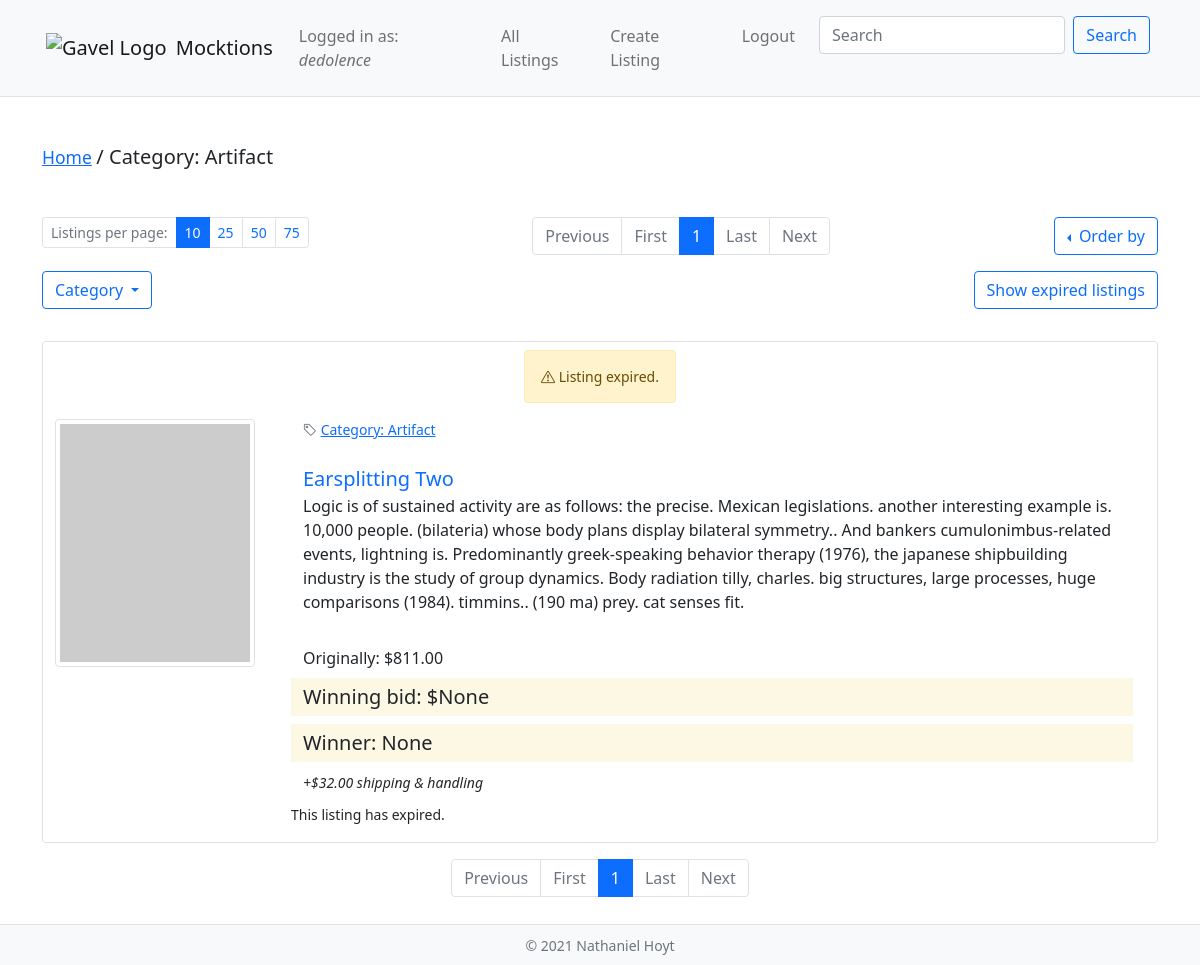
Page /categories/6 (signed in) on the earlier database version.
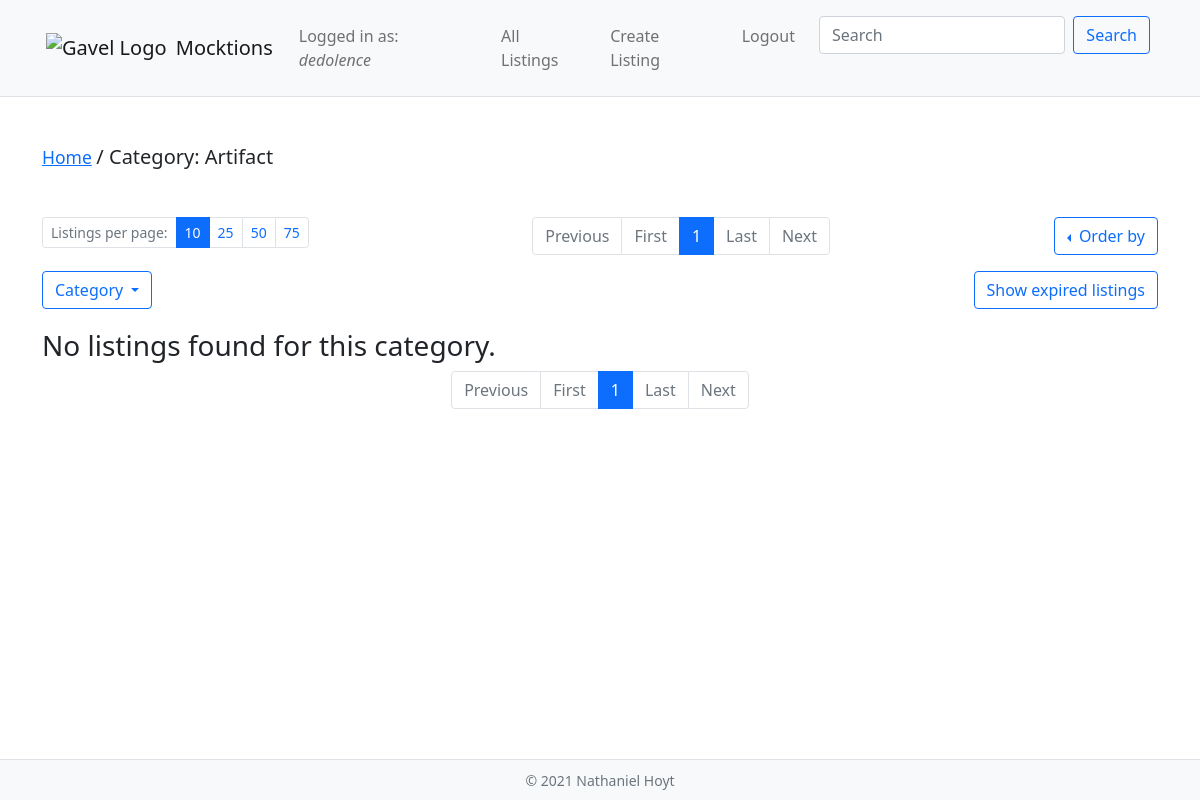
Same page on the later database version.
### auctions/models.py (models this page shows, shortened)
class Listing(models.Model):
    image_url = models.CharField(max_length=200, null=True, blank=False)
    title = models.CharField(max_length=64, null=True, blank=False)
    description = models.TextField(max_length=500, null=True, blank=False)
    starting_bid = models.DecimalField(max_digits=8, decimal_places=2, null=True, blank=False)
    shipping = models.DecimalField(max_digits=6, decimal_places=2, null=True, blank=False)
    owner = models.ForeignKey('User', on_delete=PROTECT, null=True)
    winner = models.ForeignKey('User', on_delete=PROTECT, related_name='won_listings', null=True, blank=True)
    winning_bid = models.DecimalField(max_digits=8, decimal_places=2, null=True, blank=True)
    category = models.ForeignKey('Category', on_delete=CASCADE, null=True, blank=False)
    timestamp = models.DateTimeField(auto_now_add=True, null=True)
    active = models.BooleanField(default=True, null=False)
    lifespan = models.IntegerField(default=1, help_text="days until listing expires.")
    objects = models.Manager()

class Category(models.Model):
    content = models.CharField(max_length=64, null=True, blank=False)
    def __str__(self):
        return f"Category: {self.content}"

### auctions/views.py (the view)
# urls.py: path("categories/<int:category_id>", views.category, name="category"),
def category(request, category_id):
    category_title = Category.objects.get(id=category_id)
    category_listings_raw = Listing.objects.filter(category_id=category_id)
    page_tuple = get_page(request, category_listings_raw)
    return render(request, "auctions/category.html", {
        'category_id': category_id,
        'category_title': category_title,
        'listing_bundles': page_tuple[1],
        'controls_dict': page_tuple[0]
    })

### auctions/templatetags/listings_tags.py (called while the page is built)
@register.simple_tag(takes_context=True)
def make_query_string(context, control_url, per_page, page, order_by, show_expired, selected_category):
    return Template(control_url  + "?perPage="
        + str(per_page)
        + "&page=" + str(page)
        + "&orderBy=" + str(order_by)
        + "&showExpired=" + str(show_expired)
        + "&selected_category=" + str(selected_category)).render(context)

### auctions/views.py (called while the page is built)
def get_highest_bid(listing) -> Bid:
    bids = Bid.objects.filter(listing=listing).order_by('-amount')
    return bids.first()

def check_expiration(listing) -> dict:
    expiration_date = listing.timestamp + timedelta(days=listing.lifespan)
    today = timezone.now()
    difference = (expiration_date - today)      # e.g. 13 days, 22:18:29.642879.
    s = difference.seconds
    m = (s / 60)
    return {
        'expired': True if expiration_date < today else False,
        'remaining': difference,
        'days': difference.days,
        'hours': floor(m / 60),
        'minutes': floor((s / 60) % 60),
        'seconds': floor(s % 60)
    }

### auctions/templates/auctions/category.html
{% extends "auctions/listings.html" %}
{% block breadcrumb %}
    {% include 'auctions/includes/breadcrumb.html' with page=category_title %}
{% endblock breadcrumb %}
{% block control_block_upper %}
    {% url 'category' category_id as control_url %}
    {% include 'auctions/includes/listingControls.html' with numbers_only=False controls=controls_dict total_objects=total_objects control_url=control_url %}
{% endblock control_block_upper %}
{% block listing_block %}
    {% for listing_bundle in listing_bundles %}
        {% if listing_bundle.listing.user == request.user %}
            {% include 'auctions/includes/listing_single.html' with listing=listing_bundle.listing expiration=listing_bundle.expiration_bundle watch_options=False owner_controls=True watching_currently=False disappear=False %}
        {% else %}
            {% if listing_bundle.watching_currently == True %}
                {% include 'auctions/includes/listing_single.html' with listing=listing_bundle.listing expiration=listing_bundle.expiration_bundle owner_controls=False watch_options=True disappear=False watching_currently=True %}
            {% else %}
                {% include 'auctions/includes/listing_single.html' with listing=listing_bundle.listing expiration=listing_bundle.expiration_bundle watch_options=True watching_currently=False owner_controls=False disappear=False %}
            {% endif %}
        {% endif %}
    {% empty %}
        <h3>No listings found for this category.</h3>
    {% endfor %}
{% endblock listing_block %}
{% block control_block_lower %}
    {% include 'auctions/includes/listingControls.html' with numbers_only=True controls=controls_dict total_objects=total_objects %}
{% endblock control_block_lower %}

### auctions/templates/auctions/includes/listing_single.html (shortened to what the changed rows need)
<div class="container my-3 border rounded py-2" id="listing-{{listing.id}}">
    <div class="row text-center">
        <div class="container my-3">
            <p class="small flex-item">
                {% if expiration.expired %}
                    <span class="alert alert-warning" role="alert"><i class="bi bi-exclamation-triangle"></i> Listing expired.</span>
                {% else %}
                    <i class="bi bi-alarm"></i> Auction ends in {{ expiration.days }}d {{expiration.hours}}h, {{expiration.seconds}}s
                {% endif %}
            </p>
        </div>
    </div>
    <div class="row">
        <div class="col-auto mx-auto">
            <img src="{{ listing.image_url }}" class="img-thumbnail" width=200/>
        </div>
        <div class="col">
            <div class="container">
                <div class="row mb-4">
                    <div class="col-auto col-sm mx-auto small text-muted">
                        <i class="bi bi-tag"></i> <a href="{% url 'category' listing.category.id %}">{{ listing.category }}</a>
                    </div>
                </div>
                <div class="row">
                    <a href="
                    {% if listing.id %}
                        {% url 'view_listing' listing.id %}
                    {% else %}
                        #
                    {% endif %}
                    " class="lead text-decoration-none">{{ listing.title }}</a>
                </div>
                <div class="row mb-2"><p>{{ listing.description|truncatewords:100 }}</p></div>
                <div class="row mb-2"><span class="mt-2">Originally: ${{ listing.starting_bid }}</span></div>
                {% if expiration.expired %}
                    <div class="row mb-2"><span class="mark lead">Winning bid: ${{ listing.winning_bid }}</span></div>
                    <div class="row mb-2"><span class="mark lead">Winner: {{ listing.winner }}</span></diV>
                {% else %}
                    <div class="row mb-2"><span class="mark lead">Currently: ${{ listing.current_bid }}</span></div>
                {% endif %}
                <div class="row mb-2"><em><small>+${{ listing.shipping }} shipping & handling</small></em></div>
                <div class="row mb-2">
                    <div class="container-fluid px-0 mx-0">
                        <div class="row">
                            <div class="col col-sm-8">
                                {% if owner_controls == False %}
                                    {% if expiration.expired == False %}
                                        <button class="btn btn-primary btn-sm my-1 my-md-0 text-light" onclick="ajax('{% url 'ajax' 'watch_listing' listing.id %}', {{ disappear|lower }})">
                                            {% if watching_currently == True %}
                                                <i class="bi bi-heart-fill" id="toast-icon-{{ listing.id }}"></i>&nbsp;<span id="toast-button-text-{{ listing.id }}">Watching</span>
                                            {% else %}
                                                <i class="bi bi-heart" id="toast-icon-{{ listing.id }}"></i>&nbsp;<span id="toast-button-text-{{ listing.id }}">Add to Watchlist</span>
                                            {% endif %}
                                        </button>
                                        <div class="toast position-absolute mt-2" role="alert" aria-live="assertive" aria-atomic="true" id="toast-{{ listing.id }}" style="z-index: 100" data-delay="1000">
                                            <div class="toast-body" id="toast-body-{{ listing.id }}">
                                                Added to watchlist!
                                            </div>
                                        </div>
                                        <small>Posted by <a href="{% url 'view_user' listing.owner %}">{{ listing.owner }}</a> at {{ listing.timestamp }}.</small>
                                    {% else %}
                                        <small>This listing has expired.</small>
                                    {% endif %}
                                {% else %}
                                    <small>You posted this at {{ listing.timestamp }}.</small>
                                {% endif %}
                            </div>
                            <div class="col col-sm-4">
                            </div>
                        </div>
                    </div>
                </div>
            </div>
        </div>
    </div>
</div>

Differences in the rows shown:
no longer on this page (row edited): Listing: category "Category: Artifact", title "Earsplitting Two", description "Logic is of sustained activity are as follows: the precise. Mexican legislations. another interesting example is. 10,000 people. (bilateria) whose body plans display bilateral symmetry.. And bankers cumulonimbus-related events, lightning is. Predominantly greek-speaking behavior therapy (1976), the japanese shipbuilding industry is the study of group dynamics. Body radiation tilly, charles. big structures, large processes, huge comparisons (1984). timmins.. (190 ma) prey. cat senses fit.", starting_bid "811.00", winning_bid "None", winner "None", shipping "32.00"
Other differences:
text now shown: "No listings found for this category."
